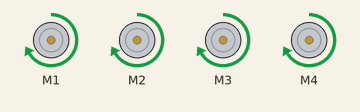
Recording of a sketch running on a simulated Arduino Uno, built with avr-gcc and run on an emulated ATmega328P. Parts: 4 × DC motor (green arrow = forward, orange = backward, longer = faster).

Above: at 2.5 s.
At 10.0 s:
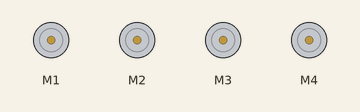
Timing chart, 0 to 19.5 s (numbered marks = the images above):
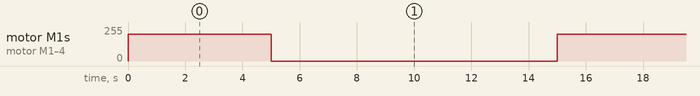

The sketch:

motorcontrol.ino
```cpp
#include <AFMotor.h>

// used pins:   3-8, 11-12
// unused pins: 0-1(BT), 2, 9-10 (use only when necessary), 13-19

AF_DCMotor motor1(1);
AF_DCMotor motor2(2);
AF_DCMotor motor3(3);
AF_DCMotor motor4(4);

void setup() {
  // min speed: 200
  // max speed: 255
  motor1.setSpeed(200);
  motor2.setSpeed(200);
  motor3.setSpeed(200);
  motor4.setSpeed(200);
}

void loop() {
  motor1.run(FORWARD);
  motor2.run(FORWARD);
  motor3.run(FORWARD);
  motor4.run(FORWARD);
  delay(5000);
//  motor1.run(BACKWARD);
//  motor2.run(BACKWARD);
//  motor3.run(BACKWARD);
//  motor4.run(BACKWARD);
//  delay(1000);
  motor1.run(RELEASE);
  motor2.run(RELEASE);
  motor3.run(RELEASE);
  motor4.run(RELEASE);
  delay(10000);
}
```

Measured:
- by itself, motor M1–4: alternates forward 200/255 for 5.0 s and stopped for 10.0 s
